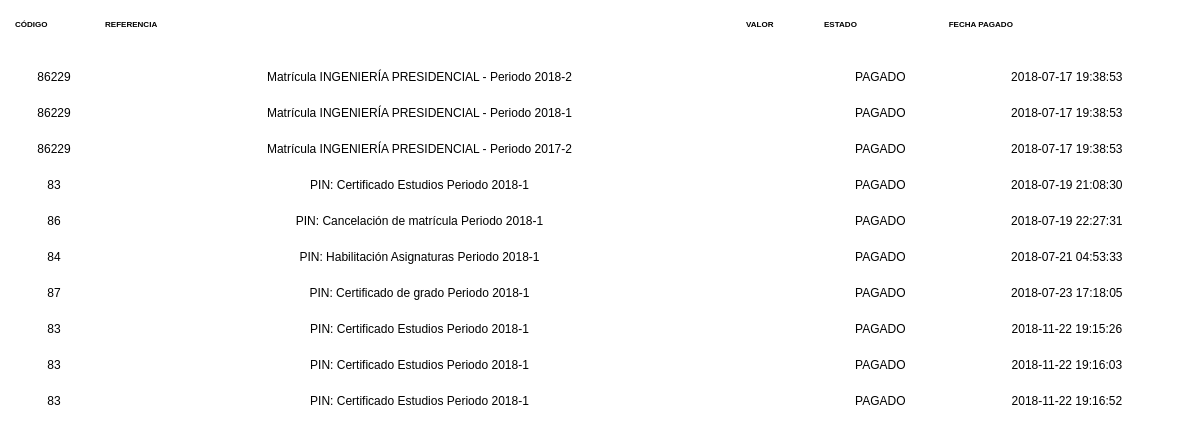
The app's page /estudiantes_old/apps/fx_Pagos/File.php (signed in) with its own data.
### tables this page shows
CREATE TABLE `iscetex_history` (
  `ID` int(11) NOT NULL COMMENT 'Documento',
  `REFS` json NOT NULL COMMENT 'Referencias',
  `REFDATA` json NOT NULL COMMENT 'ReferenciasExtra',
  `DATES` json NOT NULL COMMENT 'Fechas',
  `STATUS` json NOT NULL COMMENT 'EstadoPagos'
);

### estudiantes_old/divsys/DatosProgramas.php (called while the page is built, shortened)
<?php
            $PRESID1="INGENIERÍA PRESIDENCIAL";
switch ($PROGC) {
        case 'PRESID':
        case 86229:
            $NombrePrograma=$PRESID1;
        break;
    default:
        $NombrePrograma="Error de datos.";
        $CodigoProgramaLiteral="";
            $FAC="Error de datos.";
            $TipoGradoPrograma="Error de datos";
            $Facultad="Error de datos.";
            $CodigoNIE=""; $VersionPensum=""; $Plan="";
            $NumeroModulos="0";
            $NombrePlanEstudios="Error de datos.";
            $TotalAsignaturasPrograma="Error de datos.";
            $TotalCreditosPrograma="Error de datos.";
            $CreditosMinimoGrado="Error de datos.";
            $CreditosParaOptativa=0;
            $CreditosMatriculaMaximo=00;
            $CreditosParaElectiva=0;
            $TipoPIN="POST";
            $PermisoCancelar=NULL;
        break;  $CreditosMatriculaMinimo=0;
}
?>

### estudiantes_old/divsys/iscetex.php (called while the page is built, shortened)
<?php
function RefCodePago($ref){
	switch($ref){
	case 83:
		$Referencia="PIN: Certificado Estudios";
	break;
	case 84:
		$Referencia="PIN: Habilitación Asignaturas";
	break;
	case 86:
		$Referencia="PIN: Cancelación de matrícula";
	break;
	case 87:
		$Referencia="PIN: Certificado de grado";
	break;
	default:
		$Referencia=false;
	break;
	}
	return $Referencia;
}
?>

### estudiantes_old/apps/fx_Pagos/File.php (the view, shortened to what this page needs)
<?php
$PROGC=$_SESSION['PROGC'];
$ID=$_SESSION['ID'];
require '../../divsys/iscetex.php';
require '../../divsys/DatosProgramas.php';
$get="SELECT * FROM iscetex_history WHERE ID='$ID'";
$Do_get=mysqli_query($link, $get);
$PackPagos=mysqli_fetch_array($Do_get);
$Referencias=json_decode($PackPagos['REFS']);
$ReferenciasParametros=json_decode($PackPagos['REFDATA']);
$FechasPagos=json_decode($PackPagos['DATES']);
$EstadoPagos=json_decode($PackPagos['STATUS']);
$ValoresPagados=json_decode($PackPagos['PRICEDATA']);
echo '<table class="tg">';
echo '
    <tr style="border:solid;">
      <th class="tg-wreh" colspan="1"><h6>CÓDIGO</h6></th>
      <th class="tg-wreh" colspan="2"><h6>REFERENCIA</h6></th>
      <th class="tg-wreh" colspan="1"><h6>VALOR</h6></th>
      <th class="tg-wreh" colspan="1"><h6>ESTADO</h6></th>
      <th class="tg-wreh" colspan="1"><h6>FECHA PAGADO</h6></th>
    </tr>';
for($i=0; $i<=(count($Referencias)-1); $i++){
    if(RefCodePago($Referencias[$i])==false){
        $ReferenciaDetallada="";
        $PROGC=$Referencias[$i];
        require '../../divsys/DatosProgramas.php';
        $Periodo=$ReferenciasParametros[$i];
        $ReferenciaDetallada="Matrícula $NombrePrograma - Periodo $Periodo";
        $Valor = $ValoresPagados[$i];
    }
    else
    {
        $Periodo=$ReferenciasParametros[$i];
        $ReferenciaDetallada=RefCodePago($Referencias[$i]);
        $ReferenciaDetallada="$ReferenciaDetallada Periodo $Periodo";
        $Valor = $ValoresPagados[$i];
    }
    if($EstadoPagos[$i]==0){
      $Estado="NO PAGADO";
    }
    else
    {
      $Estado="PAGADO";
    }
    echo '<tr>
          <td class="tg-us36">',$Referencias[$i],'</td>
          <td class="tg-us36" colspan="2">',$ReferenciaDetallada,'</td>
          <td class="tg-us36">',$Valor,'</td>
          <td class="tg-us36">',$Estado,'</td>
          <td class="tg-us36">',$FechasPagos[$i],'</td>
          </tr>';
}
echo "</table>";
?>

### estudiantes_old/apps/fx_Pagos/File.php (style rules this page uses)
.tg { width:100%;border: inset 0pt; }
.tg td { font-family:Arial, sans-serif;font-size:12px;padding:10px 5px;overflow:hidden;word-break:normal;width:auto;border: inset 0pt; }
.tg th { font-family:Arial, sans-serif;font-size:12px;font-weight:normal;padding:10px 5px;overflow:hidden;word-break:normal;width:auto;border: inset 0pt; }
.tg .tg-wreh { font-weight:bold;vertical-align:top;width:auto;text-align:left;border: inset 0pt; }
.tg .tg-us36 { vertical-align:top;width:auto;border: inset 0pt;text-align:center; }

### records on screen
iscetex_history: REFS "86229", REFDATA "Matrícula INGENIERÍA PRESIDENCIAL - Periodo 2018-2", STATUS "PAGADO", DATES "2018-07-17 19:38:53", REFDATA "Matrícula INGENIERÍA PRESIDENCIAL - Periodo 2018-1", REFDATA "Matrícula INGENIERÍA PRESIDENCIAL - Periodo 2017-2", REFS "83", ReferenciaDetallada "PIN: Certificado Estudios Periodo 2018-1", DATES "2018-07-19 21:08:30", REFS "86", ReferenciaDetallada "PIN: Cancelación de matrícula Periodo 2018-1", DATES "2018-07-19 22:27:31", REFS "84", ReferenciaDetallada "PIN: Habilitación Asignaturas Periodo 2018-1", DATES "2018-07-21 04:53:33", REFS "87", ReferenciaDetallada "PIN: Certificado de grado Periodo 2018-1", DATES "2018-07-23 17:18:05", DATES "2018-11-22 19:15:26", DATES "2018-11-22 19:16:03", DATES "2018-11-22 19:16:52"
